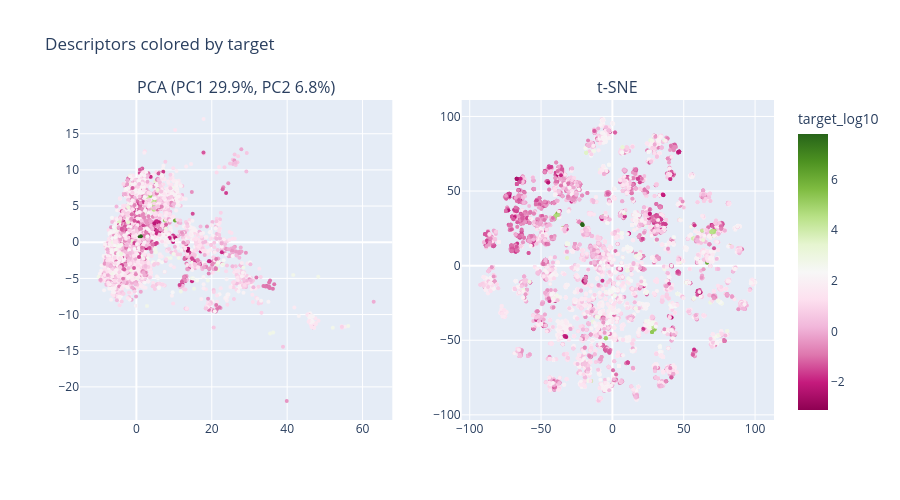
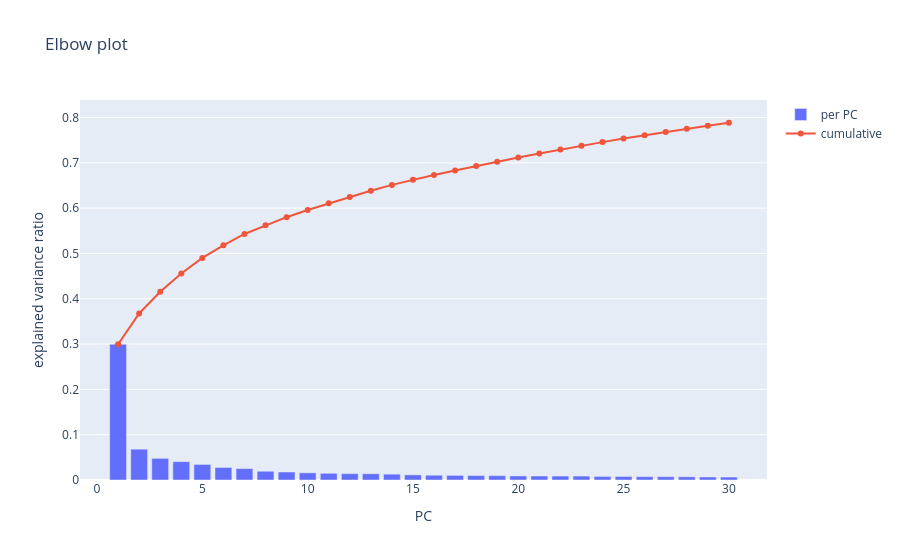

The notebook cell these images were saved under, in order:
### Code cell
from sklearn.decomposition import PCA
from sklearn.manifold import TSNE
from sklearn.preprocessing import StandardScaler

pca_pipe = Pipeline([
    ("imputer", IterativeImputer(random_state=RANDOM_STATE)),
    ("scaler", StandardScaler()),
    ("pca", PCA(random_state=RANDOM_STATE)),
])
X_pca = pca_pipe.fit_transform(X)
pca = pca_pipe.named_steps["pca"]

X_scaled = pca_pipe[:-1].transform(X)
X_tsne = TSNE(n_components=2, random_state=RANDOM_STATE).fit_transform(X_scaled)

fig = make_subplots(rows=1, cols=2, subplot_titles=(
    f"PCA (PC1 {pca.explained_variance_ratio_[0]:.1%}, PC2 {pca.explained_variance_ratio_[1]:.1%})",
    "t-SNE",
))
fig.add_scatter(x=X_pca[:, 0], y=X_pca[:, 1], mode="markers",
                marker=dict(color=y, coloraxis="coloraxis", size=4), row=1, col=1)
fig.add_scatter(x=X_tsne[:, 0], y=X_tsne[:, 1], mode="markers",
                marker=dict(color=y, coloraxis="coloraxis", size=4), row=1, col=2)
fig.update_layout(coloraxis=dict(colorbar_title="target_log10"), showlegend=False,
                  title="Descriptors colored by target", height=500)
fig.show()

n = 30
fig = go.Figure()
fig.add_bar(x=np.arange(1, n + 1), y=pca.explained_variance_ratio_[:n], name="per PC")
fig.add_scatter(x=np.arange(1, n + 1), y=np.cumsum(pca.explained_variance_ratio_[:n]),
                mode="lines+markers", name="cumulative")
fig.update_layout(title="Elbow plot", xaxis_title="PC", yaxis_title="explained variance ratio")
fig.show()

### Figure 1 — Plotly figure (JSON) as saved in the notebook; plotly's stock layout.template omitted (floating-point values rounded to 4 significant figures; data arrays with more than 128 entries replaced by an {"elided": "..."} marker saying what was removed)
{"data": [{"marker": {"color": {"elided": "8475 float values"}, "coloraxis": "coloraxis", "size": 4}, "mode": "markers", "type": "scatter", "x": {"elided": "8475 float values"}, "xaxis": "x", "y": {"elided": "8475 float values"}, "yaxis": "y"}, {"marker": {"color": {"elided": "8475 float values"}, "coloraxis": "coloraxis", "size": 4}, "mode": "markers", "type": "scatter", "x": {"elided": "8475 float values"}, "xaxis": "x2", "y": {"elided": "8475 float values"}, "yaxis": "y2"}], "layout": {"annotations": [{"font": {"size": 16}, "showarrow": false, "text": "PCA (PC1 29.9%, PC2 6.8%)", "x": 0.225, "xanchor": "center", "xref": "paper", "y": 1, "yanchor": "bottom", "yref": "paper"}, {"font": {"size": 16}, "showarrow": false, "text": "t-SNE", "x": 0.775, "xanchor": "center", "xref": "paper", "y": 1, "yanchor": "bottom", "yref": "paper"}], "coloraxis": {"colorbar": {"title": {"text": "target_log10"}}}, "height": 500, "showlegend": false, "title": {"text": "Descriptors colored by target"}, "xaxis": {"anchor": "y", "domain": [0, 0.45]}, "xaxis2": {"anchor": "y2", "domain": [0.55, 1]}, "yaxis": {"anchor": "x", "domain": [0, 1]}, "yaxis2": {"anchor": "x2", "domain": [0, 1]}}}

### Figure 2 — Plotly figure (JSON) as saved in the notebook; plotly's stock layout.template omitted (floating-point values rounded to 4 significant figures)
{"data": [{"name": "per PC", "type": "bar", "x": [1, 2, 3, 4, 5, 6, 7, 8, 9, 10, 11, 12, 13, 14, 15, 16, 17, 18, 19, 20, 21, 22, 23, 24, 25, 26, 27, 28, 29, 30], "y": [0.2995, 0.06804, 0.04777, 0.04049, 0.03439, 0.02769, 0.02516, 0.01939, 0.01767, 0.01584, 0.01477, 0.01406, 0.01377, 0.01287, 0.01127, 0.01052, 0.01016, 0.009772, 0.00952, 0.009014, 0.008836, 0.008733, 0.008658, 0.007881, 0.007804, 0.007427, 0.00732, 0.007034, 0.006647, 0.006526]}, {"mode": "lines+markers", "name": "cumulative", "type": "scatter", "x": [1, 2, 3, 4, 5, 6, 7, 8, 9, 10, 11, 12, 13, 14, 15, 16, 17, 18, 19, 20, 21, 22, 23, 24, 25, 26, 27, 28, 29, 30], "y": [0.2995, 0.3675, 0.4153, 0.4558, 0.4902, 0.5179, 0.543, 0.5624, 0.5801, 0.5959, 0.6107, 0.6248, 0.6385, 0.6514, 0.6627, 0.6732, 0.6834, 0.6931, 0.7027, 0.7117, 0.7205, 0.7292, 0.7379, 0.7458, 0.7536, 0.761, 0.7683, 0.7754, 0.782, 0.7885]}], "layout": {"title": {"text": "Elbow plot"}, "xaxis": {"title": {"text": "PC"}}, "yaxis": {"title": {"text": "explained variance ratio"}}}}
